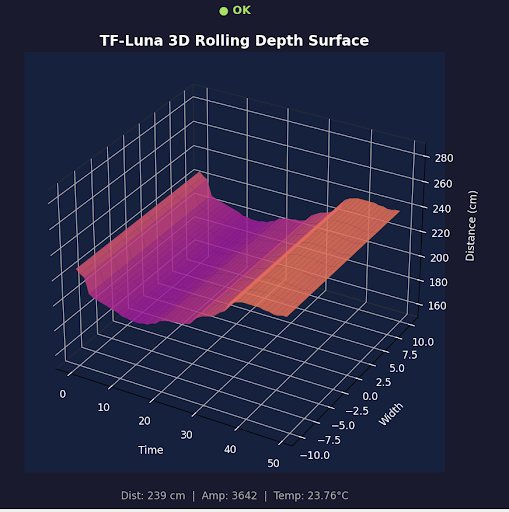
#> input picture Depth_Surface.png, 509 x 512 px
$ python -i live_graph.py   (imports and definitions only)
#> lines starting #> are read from the running program, lines starting #| are printed output that depends on the picture
import serial
import matplotlib.pyplot as plt
import matplotlib.animation as animation
from collections import deque
import re

# ── Configuration ─────────────────────────────────────────────────────────────
SERIAL_PORT = 'COM12'
BAUD_RATE   = 115200
MAX_POINTS  = 50        # Number of data points shown on graph

# ── Data buffers ──────────────────────────────────────────────────────────────
distances  = deque([0] * MAX_POINTS, maxlen=MAX_POINTS)
amplitudes = deque([0] * MAX_POINTS, maxlen=MAX_POINTS)
temps      = deque([0] * MAX_POINTS, maxlen=MAX_POINTS)


# ── Open serial port ──────────────────────────────────────────────────────────
ser = serial.Serial(SERIAL_PORT, BAUD_RATE, timeout=1)
# [1 line not run here, left out]

# ── Setup plot ────────────────────────────────────────────────────────────────
fig, (ax1, ax2, ax3) = plt.subplots(3, 1, figsize=(10, 8))
# [11 lines not run here, left out]

line1, = ax1.plot([], [], color='#e94560', linewidth=2)
line2, = ax2.plot([], [], color='#0f9b8e', linewidth=2)
line3, = ax3.plot([], [], color='#f5a623', linewidth=2)

# [13 lines not run here, left out]

# ── Parse incoming serial line ────────────────────────────────────────────────
def parse_line(line):
    # Skip header lines
    if '=' in line or 'Distance' in line or '---' in line or 'Ready' in line:
        return None
    try:
        parts = line.strip().split('|')
        if len(parts) == 3:
            # Extract first number from each column
            dist_str = parts[0].strip().split()[0]
            amp_str  = parts[1].strip().split()[0]
            temp_str = parts[2].strip().split()[0]
            dist = int(dist_str)
            amp  = int(amp_str)
            temp = float(temp_str)
            return dist, amp, temp
    except:
        pass
    return None

# ── Animation update function ─────────────────────────────────────────────────
def update(frame):
    try:
        ser.reset_input_buffer()
        raw = ser.readline().decode('utf-8', errors='ignore').strip()
        parsed = parse_line(raw)

        if parsed:
            dist, amp, temp = parsed
            distances.append(dist)
            amplitudes.append(amp)
            temps.append(temp)

            x = list(range(len(distances)))

            line1.set_data(x, list(distances))
            line2.set_data(x, list(amplitudes))
            line3.set_data(x, list(temps))

            for ax in (ax1, ax2, ax3):
                ax.set_xlim(0, MAX_POINTS)

            # ── Dynamic Y axis for distance ───────────────────────────────
            if len(distances) > 0:
                min_dist = max(0, min(distances) - 20)
                max_dist = max(distances) + 20
                ax1.set_ylim(min_dist, max_dist)

            # ── Dynamic Y axis for amplitude ──────────────────────────────
            if len(amplitudes) > 0:
                min_amp = max(0, min(amplitudes) - 200)    # 200 units padding below
                max_amp = max(amplitudes) + 200            # 200 units padding above
                ax2.set_ylim(min_amp, max_amp)

            fig.suptitle(
                f'TF-Luna LiDAR  |  Dist: {dist} cm  |  Amp: {amp}  |  Temp: {temp:.2f}°C',
                fontsize=12, fontweight='bold', color='white'
            )

    except Exception as e:
        print(f"Error: {e}")

    return line1, line2, line3

# ── Run animation ─────────────────────────────────────────────────────────────
ani = animation.FuncAnimation(fig, update, interval=1, blit=False)
# [4 lines not run here, left out]

>>> import cv2
>>> picture = cv2.imread('../Depth_Surface.png', cv2.IMREAD_GRAYSCALE)
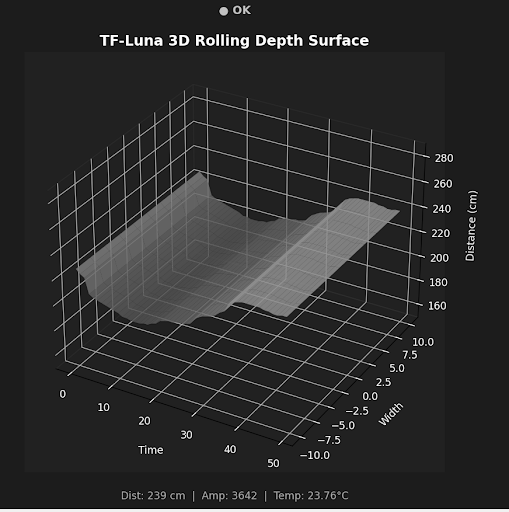
#> picture: shape (512, 509); min 0, max 255, mean 44.3
>>> result = update(picture)
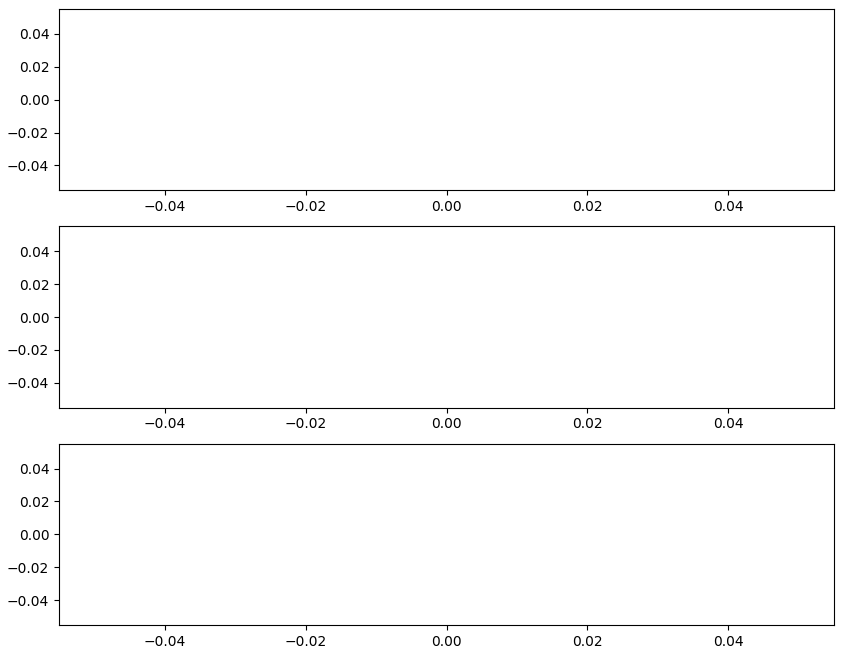
#> figure drawn by matplotlib, 3 panels
